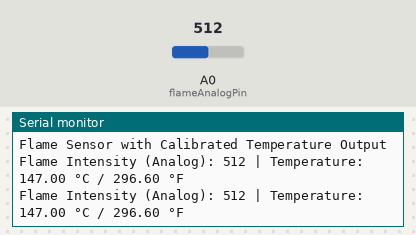
Bench run of a sketch on a simulated Arduino Uno, built with avr-gcc and run on an emulated ATmega328P. Shown: the last lines printed to the serial monitor. The inputs (shaded band) are chosen by the test bench; at power-on: A0 (flameAnalogPin) = 512.

Above: at 2.2 s.
2.3 s: A0 (flameAnalogPin) set to 214
At 3.6 s:
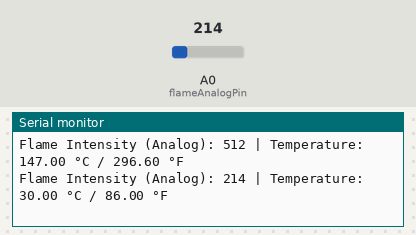
3.8 s: A0 (flameAnalogPin) set to 190
At 4.9 s:
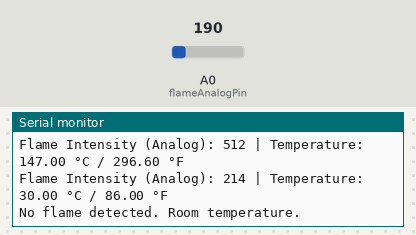

The sketch:

obstecal_updated.ino
```cpp
const int flameAnalogPin = A0; // Analog pin connected to AO

// Adjust these values based on room and flame testing
float analogMin = 200.0;  // Baseline analog value (room environment)
float analogMax = 900.0;  // Analog value for strong flame
float tempMin = 25.0;     // Room temperature in Celsius
float tempMax = 300.0;    // Maximum flame temperature in Celsius

void setup() {
  Serial.begin(9600);
  delay(1000);
  Serial.println("Flame Sensor with Calibrated Temperature Output");
}

void loop() {
  int flameIntensity = analogRead(flameAnalogPin);

  if (flameIntensity <= analogMin) {
    // Room temperature or no flame
    Serial.println("No flame detected. Room temperature.");
  } else {
    // Map the flame intensity to temperature
    float temperatureCelsius = map(flameIntensity, analogMin, analogMax, tempMin, tempMax);
    float temperatureFahrenheit = (temperatureCelsius * 9.0 / 5.0) + 32.0;

    Serial.print("Flame Intensity (Analog): ");
    Serial.print(flameIntensity);
    Serial.print(" | Temperature: ");
    Serial.print(temperatureCelsius);
    Serial.print(" °C / ");
    Serial.print(temperatureFahrenheit);
    Serial.println(" °F");
  }

  delay(1000);
}
```

Measured:
- the behaviour switches between 201 and 200 on A0 (flameAnalogPin) (found by bisection; images 1 and 2)
- after the input at 2.3 s, the serial monitor: prints a new line after 0.76 s (image 1)
- after the input at 3.8 s, the serial monitor: prints a new line after 0.27 s (image 2)
